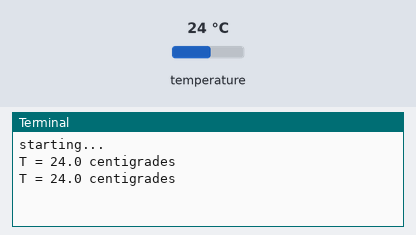
This program was run on a simulated Raspberry Pi (BCM pin numbers). On the bench: the last lines printed to the terminal. The inputs (shaded band) are chosen by the test bench; at power-on: temperature 24 °C.

Above: at 1.2 s.
1.3 s: temperature set to 12 °C
At 2.6 s:
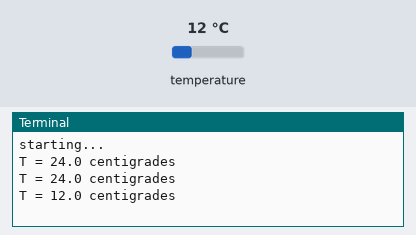
2.8 s: temperature set to 19 °C
At 3.5 s:
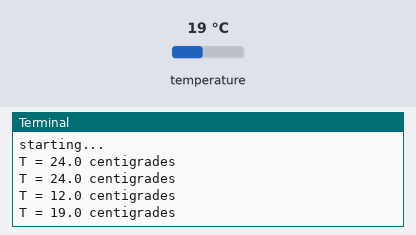
Timing chart, 0 to 5.8 s (numbered marks = the images above; inputs shaded):
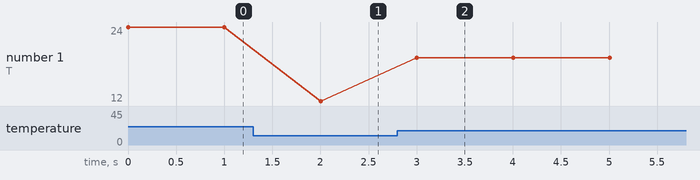

The program:

Temp3.py
```python
# Temp3.py
# Temperature sensor MCP9808

import smbus
import time

i2c_address        = 0x18
temp_register      = 0x05

def readTemp():
    v = bus.read_word_data(i2c_address, temp_register)
    hiByte = v & 0x00FF  # SMBus with reversed byte order
    loByte = (v >> 8) & 0x00FF
    hiByte = hiByte  & 0x1F # clear flag bit
    if hiByte & 0x10 == 0x10:  # temp < 0
        hiByte = hiByte & 0x0F  # clear sign
        temp = 256 - hiByte * 16 + loByte / 16.0 # scale
    else:
        temp = hiByte * 16 + loByte / 16.0 # scale
    return round(temp, 1)

print("starting...")
bus = smbus.SMBus(1)
while True:
    t = readTemp()
    print("T =", t, "centigrades")
    time.sleep(1)
```

Measured:
- after the input at 1.3 s, the terminal: prints a new line after 0.70 s (image 1)
- after the input at 2.8 s, the terminal: prints a new line after 0.20 s (image 2)
- plotted number 1: 24 → 12 after the input at 1.3 s, 12 → 19 after the input at 2.8 s
